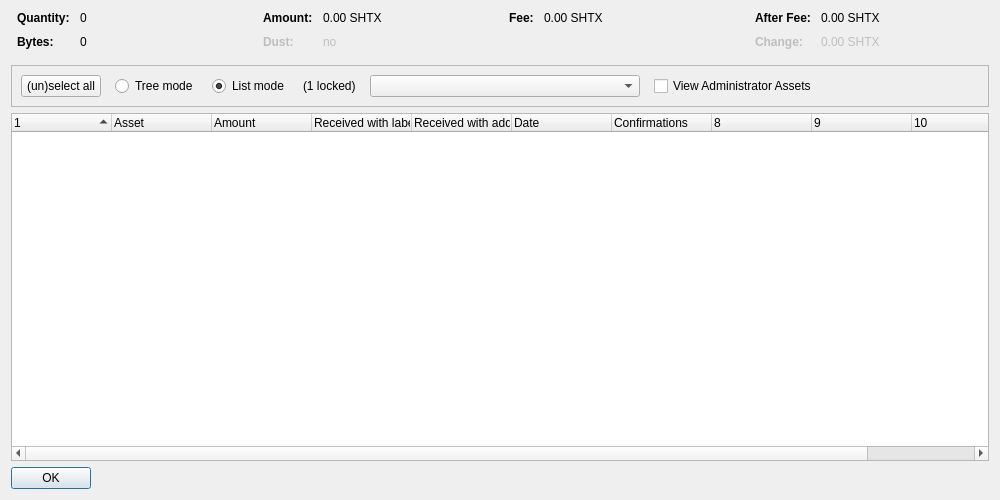
<?xml version="1.0" encoding="UTF-8"?>
<ui version="4.0">
 <class>AssetControlDialog</class>
 <widget class="QDialog" name="AssetControlDialog">
  <property name="geometry">
   <rect>
    <x>0</x>
    <y>0</y>
    <width>1000</width>
    <height>500</height>
   </rect>
  </property>
  <property name="windowTitle">
   <string>Asset Selection</string>
  </property>
  <layout class="QVBoxLayout" name="verticalLayout">
   <item>
    <layout class="QHBoxLayout" name="horizontalLayoutTop" stretch="0,0,0,0">
     <property name="topMargin">
      <number>0</number>
     </property>
     <property name="bottomMargin">
      <number>10</number>
     </property>
     <item>
      <layout class="QFormLayout" name="formLayoutAssetControl1">
       <property name="horizontalSpacing">
        <number>10</number>
       </property>
       <property name="verticalSpacing">
        <number>10</number>
       </property>
       <property name="leftMargin">
        <number>6</number>
       </property>
       <property name="rightMargin">
        <number>6</number>
       </property>
       <item row="0" column="0">
        <widget class="QLabel" name="labelAssetControlQuantityText">
         <property name="font">
          <font>
           <weight>75</weight>
           <bold>true</bold>
          </font>
         </property>
         <property name="text">
          <string>Quantity:</string>
         </property>
        </widget>
       </item>
       <item row="0" column="1">
        <widget class="QLabel" name="labelAssetControlQuantity">
         <property name="cursor">
          <cursorShape>IBeamCursor</cursorShape>
         </property>
         <property name="contextMenuPolicy">
          <enum>Qt::ActionsContextMenu</enum>
         </property>
         <property name="text">
          <string notr="true">0</string>
         </property>
         <property name="textInteractionFlags">
          <set>Qt::LinksAccessibleByMouse|Qt::TextSelectableByKeyboard|Qt::TextSelectableByMouse</set>
         </property>
        </widget>
       </item>
       <item row="1" column="0">
        <widget class="QLabel" name="labelAssetControlBytesText">
         <property name="font">
          <font>
           <weight>75</weight>
           <bold>true</bold>
          </font>
         </property>
         <property name="text">
          <string>Bytes:</string>
         </property>
        </widget>
       </item>
       <item row="1" column="1">
        <widget class="QLabel" name="labelAssetControlBytes">
         <property name="cursor">
          <cursorShape>IBeamCursor</cursorShape>
         </property>
         <property name="contextMenuPolicy">
          <enum>Qt::ActionsContextMenu</enum>
         </property>
         <property name="text">
          <string notr="true">0</string>
         </property>
         <property name="textInteractionFlags">
          <set>Qt::LinksAccessibleByMouse|Qt::TextSelectableByKeyboard|Qt::TextSelectableByMouse</set>
         </property>
        </widget>
       </item>
      </layout>
     </item>
     <item>
      <layout class="QFormLayout" name="formLayoutAssetControl2">
       <property name="horizontalSpacing">
        <number>10</number>
       </property>
       <property name="verticalSpacing">
        <number>10</number>
       </property>
       <property name="leftMargin">
        <number>6</number>
       </property>
       <property name="rightMargin">
        <number>6</number>
       </property>
       <item row="0" column="0">
        <widget class="QLabel" name="labelAssetControlAmountText">
         <property name="font">
          <font>
           <weight>75</weight>
           <bold>true</bold>
          </font>
         </property>
         <property name="text">
          <string>Amount:</string>
         </property>
        </widget>
       </item>
       <item row="0" column="1">
        <widget class="QLabel" name="labelAssetControlAmount">
         <property name="cursor">
          <cursorShape>IBeamCursor</cursorShape>
         </property>
         <property name="contextMenuPolicy">
          <enum>Qt::ActionsContextMenu</enum>
         </property>
         <property name="text">
          <string notr="true">0.00 SHTX</string>
         </property>
         <property name="textInteractionFlags">
          <set>Qt::LinksAccessibleByMouse|Qt::TextSelectableByKeyboard|Qt::TextSelectableByMouse</set>
         </property>
        </widget>
       </item>
       <item row="1" column="0">
        <widget class="QLabel" name="labelAssetControlLowOutputText">
         <property name="enabled">
          <bool>false</bool>
         </property>
         <property name="font">
          <font>
           <weight>75</weight>
           <bold>true</bold>
          </font>
         </property>
         <property name="text">
          <string>Dust:</string>
         </property>
        </widget>
       </item>
       <item row="1" column="1">
        <widget class="QLabel" name="labelAssetControlLowOutput">
         <property name="enabled">
          <bool>false</bool>
         </property>
         <property name="cursor">
          <cursorShape>IBeamCursor</cursorShape>
         </property>
         <property name="contextMenuPolicy">
          <enum>Qt::ActionsContextMenu</enum>
         </property>
         <property name="text">
          <string notr="true">no</string>
         </property>
         <property name="textInteractionFlags">
          <set>Qt::LinksAccessibleByMouse|Qt::TextSelectableByKeyboard|Qt::TextSelectableByMouse</set>
         </property>
        </widget>
       </item>
      </layout>
     </item>
     <item>
      <layout class="QFormLayout" name="formLayoutAssetControl3">
       <property name="horizontalSpacing">
        <number>10</number>
       </property>
       <property name="verticalSpacing">
        <number>10</number>
       </property>
       <property name="leftMargin">
        <number>6</number>
       </property>
       <property name="rightMargin">
        <number>6</number>
       </property>
       <item row="0" column="0">
        <widget class="QLabel" name="labelAssetControlFeeText">
         <property name="font">
          <font>
           <weight>75</weight>
           <bold>true</bold>
          </font>
         </property>
         <property name="text">
          <string>Fee:</string>
         </property>
        </widget>
       </item>
       <item row="0" column="1">
        <widget class="QLabel" name="labelAssetControlFee">
         <property name="cursor">
          <cursorShape>IBeamCursor</cursorShape>
         </property>
         <property name="contextMenuPolicy">
          <enum>Qt::ActionsContextMenu</enum>
         </property>
         <property name="text">
          <string notr="true">0.00 SHTX</string>
         </property>
         <property name="textInteractionFlags">
          <set>Qt::LinksAccessibleByMouse|Qt::TextSelectableByKeyboard|Qt::TextSelectableByMouse</set>
         </property>
        </widget>
       </item>
      </layout>
     </item>
     <item>
      <layout class="QFormLayout" name="formLayoutAssetControl4">
       <property name="horizontalSpacing">
        <number>10</number>
       </property>
       <property name="verticalSpacing">
        <number>10</number>
       </property>
       <property name="leftMargin">
        <number>6</number>
       </property>
       <property name="rightMargin">
        <number>6</number>
       </property>
       <item row="0" column="0">
        <widget class="QLabel" name="labelAssetControlAfterFeeText">
         <property name="font">
          <font>
           <weight>75</weight>
           <bold>true</bold>
          </font>
         </property>
         <property name="text">
          <string>After Fee:</string>
         </property>
        </widget>
       </item>
       <item row="0" column="1">
        <widget class="QLabel" name="labelAssetControlAfterFee">
         <property name="cursor">
          <cursorShape>IBeamCursor</cursorShape>
         </property>
         <property name="contextMenuPolicy">
          <enum>Qt::ActionsContextMenu</enum>
         </property>
         <property name="text">
          <string notr="true">0.00 SHTX</string>
         </property>
         <property name="textInteractionFlags">
          <set>Qt::LinksAccessibleByMouse|Qt::TextSelectableByKeyboard|Qt::TextSelectableByMouse</set>
         </property>
        </widget>
       </item>
       <item row="1" column="0">
        <widget class="QLabel" name="labelAssetControlChangeText">
         <property name="enabled">
          <bool>false</bool>
         </property>
         <property name="font">
          <font>
           <weight>75</weight>
           <bold>true</bold>
          </font>
         </property>
         <property name="text">
          <string>Change:</string>
         </property>
        </widget>
       </item>
       <item row="1" column="1">
        <widget class="QLabel" name="labelAssetControlChange">
         <property name="enabled">
          <bool>false</bool>
         </property>
         <property name="cursor">
          <cursorShape>IBeamCursor</cursorShape>
         </property>
         <property name="contextMenuPolicy">
          <enum>Qt::ActionsContextMenu</enum>
         </property>
         <property name="text">
          <string notr="true">0.00 SHTX</string>
         </property>
         <property name="textInteractionFlags">
          <set>Qt::LinksAccessibleByMouse|Qt::TextSelectableByKeyboard|Qt::TextSelectableByMouse</set>
         </property>
        </widget>
       </item>
      </layout>
     </item>
    </layout>
   </item>
   <item>
    <widget class="QFrame" name="frame">
     <property name="minimumSize">
      <size>
       <width>0</width>
       <height>40</height>
      </size>
     </property>
     <property name="frameShape">
      <enum>QFrame::StyledPanel</enum>
     </property>
     <property name="frameShadow">
      <enum>QFrame::Sunken</enum>
     </property>
     <layout class="QHBoxLayout" name="horizontalLayout">
      <item>
       <layout class="QHBoxLayout" name="horizontalLayoutPanel" stretch="0,0,0,0,0,0,0">
        <property name="spacing">
         <number>14</number>
        </property>
        <item>
         <widget class="QPushButton" name="pushButtonSelectAll">
          <property name="sizePolicy">
           <sizepolicy hsizetype="Maximum" vsizetype="Fixed">
            <horstretch>0</horstretch>
            <verstretch>0</verstretch>
           </sizepolicy>
          </property>
          <property name="text">
           <string>(un)select all</string>
          </property>
          <property name="autoDefault">
           <bool>false</bool>
          </property>
         </widget>
        </item>
        <item>
         <widget class="QRadioButton" name="radioTreeMode">
          <property name="sizePolicy">
           <sizepolicy hsizetype="Maximum" vsizetype="Fixed">
            <horstretch>0</horstretch>
            <verstretch>0</verstretch>
           </sizepolicy>
          </property>
          <property name="text">
           <string>Tree mode</string>
          </property>
         </widget>
        </item>
        <item>
         <widget class="QRadioButton" name="radioListMode">
          <property name="sizePolicy">
           <sizepolicy hsizetype="Maximum" vsizetype="Fixed">
            <horstretch>0</horstretch>
            <verstretch>0</verstretch>
           </sizepolicy>
          </property>
          <property name="text">
           <string>List mode</string>
          </property>
          <property name="checked">
           <bool>true</bool>
          </property>
         </widget>
        </item>
        <item>
         <widget class="QLabel" name="labelLocked">
          <property name="text">
           <string notr="true">(1 locked)</string>
          </property>
         </widget>
        </item>
        <item>
         <widget class="QComboBox" name="assetList">
          <property name="minimumContentsLength">
           <number>30</number>
          </property>
         </widget>
        </item>
        <item>
         <widget class="QCheckBox" name="viewAdministrator">
          <property name="toolTip">
           <string>View assets that you have the ownership asset for</string>
          </property>
          <property name="text">
           <string>View Administrator Assets</string>
          </property>
         </widget>
        </item>
        <item>
         <spacer name="horizontalSpacer">
          <property name="orientation">
           <enum>Qt::Horizontal</enum>
          </property>
          <property name="sizeHint" stdset="0">
           <size>
            <width>40</width>
            <height>20</height>
           </size>
          </property>
         </spacer>
        </item>
       </layout>
      </item>
     </layout>
    </widget>
   </item>
   <item>
    <widget class="AssetControlTreeWidget" name="treeWidget">
     <property name="contextMenuPolicy">
      <enum>Qt::CustomContextMenu</enum>
     </property>
     <property name="sortingEnabled">
      <bool>false</bool>
     </property>
     <property name="columnCount">
      <number>11</number>
     </property>
     <attribute name="headerShowSortIndicator" stdset="0">
      <bool>true</bool>
     </attribute>
     <attribute name="headerStretchLastSection">
      <bool>false</bool>
     </attribute>
     <column>
      <property name="text">
       <string/>
      </property>
     </column>
     <column>
      <property name="text">
       <string>Asset</string>
      </property>
     </column>
     <column>
      <property name="text">
       <string>Amount</string>
      </property>
     </column>
     <column>
      <property name="text">
       <string>Received with label</string>
      </property>
     </column>
     <column>
      <property name="text">
       <string>Received with address</string>
      </property>
     </column>
     <column>
      <property name="text">
       <string>Date</string>
      </property>
     </column>
     <column>
      <property name="text">
       <string>Confirmations</string>
      </property>
      <property name="toolTip">
       <string>Confirmed</string>
      </property>
     </column>
     <column>
      <property name="text">
       <string/>
      </property>
     </column>
     <column>
      <property name="text">
       <string/>
      </property>
     </column>
     <column>
      <property name="text">
       <string/>
      </property>
     </column>
     <column>
      <property name="text">
       <string/>
      </property>
     </column>
    </widget>
   </item>
   <item>
    <widget class="QDialogButtonBox" name="buttonBox">
     <property name="sizePolicy">
      <sizepolicy hsizetype="Maximum" vsizetype="Fixed">
       <horstretch>0</horstretch>
       <verstretch>0</verstretch>
      </sizepolicy>
     </property>
     <property name="orientation">
      <enum>Qt::Horizontal</enum>
     </property>
     <property name="standardButtons">
      <set>QDialogButtonBox::Ok</set>
     </property>
    </widget>
   </item>
  </layout>
 </widget>
 <customwidgets>
  <customwidget>
   <class>AssetControlTreeWidget</class>
   <extends>QTreeWidget</extends>
   <header location="global">assetcontroltreewidget.h</header>
  </customwidget>
 </customwidgets>
 <resources/>
 <connections/>
</ui>
